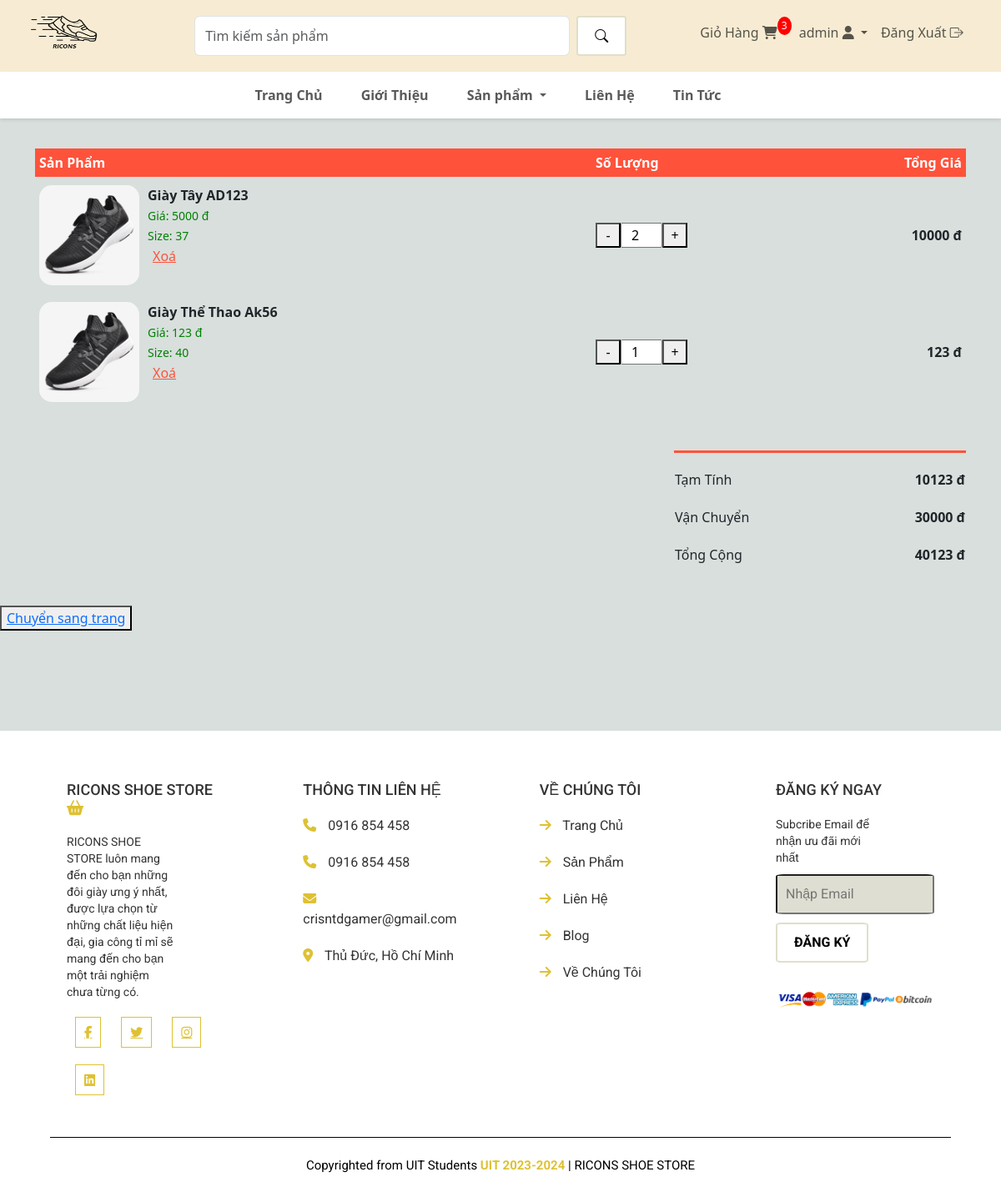
The app's page /cart/ (signed in), older data.
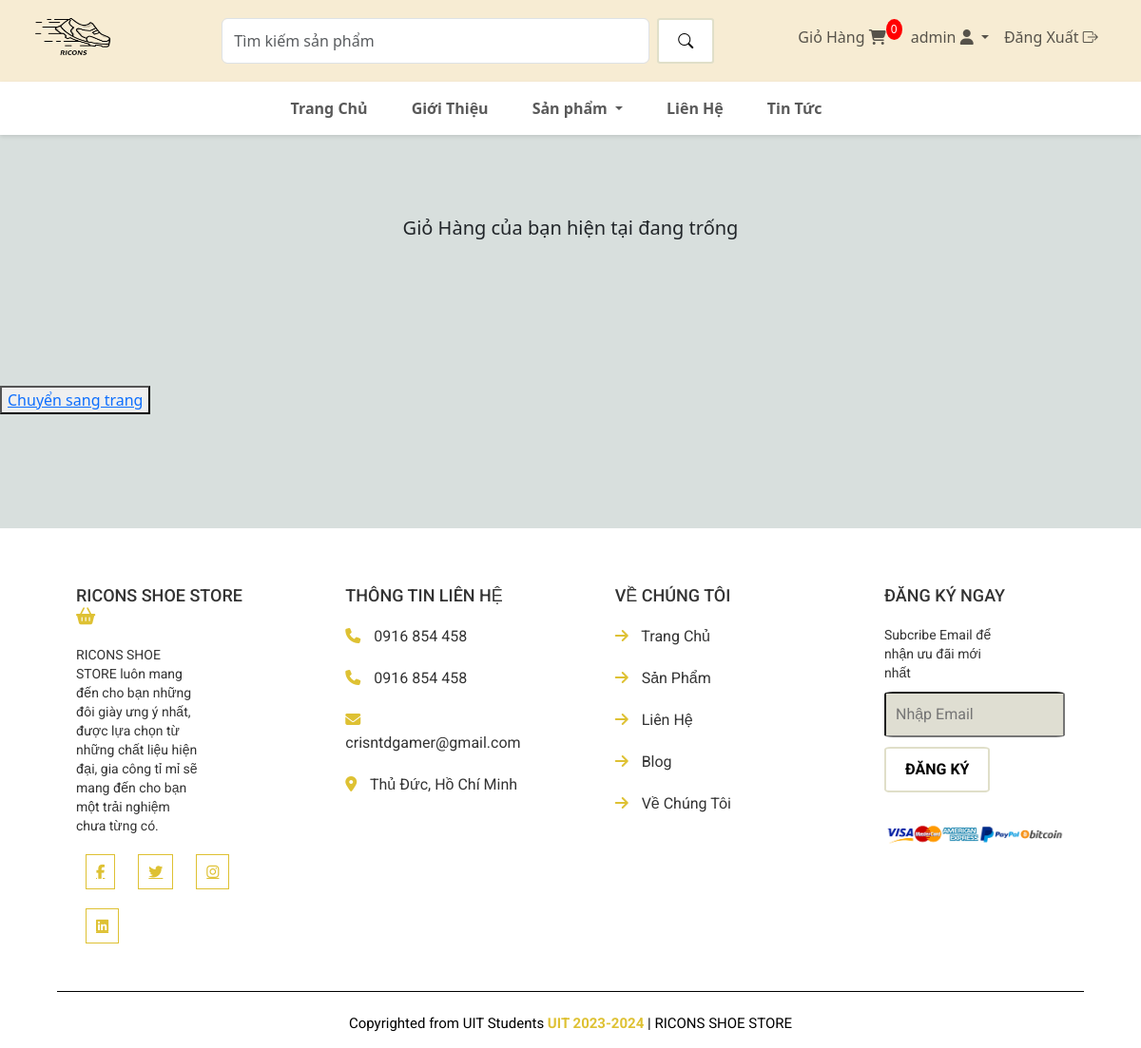
The same page, newer data.
### app/models.py (models this page shows, shortened)
class MucGioHang(models.Model):
    san_pham = models.ForeignKey(SanPham, on_delete=models.SET_NULL, blank=True, null=True)
    gio_hang = models.ForeignKey(GioHang, on_delete=models.SET_NULL, blank=True, null=True)
    so_luong = models.IntegerField(default=0, null=True, blank=True)
    ngay_them = models.DateTimeField(auto_now_add=True)
    kich_thuoc = models.IntegerField(max_length=10, default=37)
    def tinh_tong_gia_cua_tung_muc(self):
        if self.san_pham.gia_km:
            tong_gia = self.san_pham.gia_km * self.so_luong
        else:
            tong_gia = self.san_pham.gia * self.so_luong
        return tong_gia

class SanPham(models.Model):
    the_loai = models.ForeignKey(TheLoai, on_delete=models.CASCADE, default=1)
    ten = models.CharField(max_length=300, null=True, blank=False)
    gia = models.IntegerField(blank=False)
    hinh = models.ImageField(null=True, blank=True)
    khuyen_mai = models.BooleanField(default=False)
    gia_km = models.IntegerField(blank=True, null=True)
    mo_ta = models.CharField(max_length=500, default='', blank=True)

### app/views.py (the view)
# urls.py: path('cart/', views.cart, name='cart'),
def cart(request):
    theloai_list = TheLoai.objects.all()
    gio_hang = GioHang.objects.filter(khach_hang=request.user, hoan_thanh=False).first()
    gia_tri_gio_hang = 0
    if gio_hang:
        muc_gio_hang = MucGioHang.objects.filter(gio_hang=gio_hang)
        for muc in muc_gio_hang:
            muc.tong_gia_cua_tung_muc = muc.tinh_tong_gia_cua_tung_muc()
            gia_tri_gio_hang += muc.tong_gia_cua_tung_muc
    else:
        muc_gio_hang = None
    context = {'muc_gio_hang' : muc_gio_hang,
               'theloai_list' : theloai_list,
               'gia_tri_gio_hang' : gia_tri_gio_hang}
    return render(request, 'app/cart.html', context)

### app/context_processors.py (called while the page is built)
def tong_san_pham_trong_gio_hang(request):
    return {
        'tong_san_pham_trong_gio_hang': lay_so_luong_san_pham_trong_gio_hang(request.user)
    }

### app/views.py (called while the page is built)
def lay_so_luong_san_pham_trong_gio_hang(user):
    if user.is_authenticated:
        gio_hang = GioHang.objects.filter(khach_hang=user, hoan_thanh=False).first()
        if gio_hang:
            muc_gio_hang = MucGioHang.objects.filter(gio_hang=gio_hang)
            tong_san_pham = 0
            for muc in muc_gio_hang:
                tong_san_pham += muc.so_luong
            return tong_san_pham
    return 0

### app/templates/app/cart.html (shortened to what this page needs)
{% extends 'app/base.html' %}
{% block cart %}
<section id="cart" class="container my-5" style="padding-top: 130px; ">
    <table>
        {% if muc_gio_hang %}
        <tr>
            <th>Sản Phẩm</th>
            <th>Số Lượng</th>
            <th>Tổng Giá</th>
        </tr>
        {% endif %}
        {% if muc_gio_hang %}
        {% for muc in muc_gio_hang %}
        <tr>
            <td>
                <div class="cart-info" onclick="window.location.href='/product_detail/{{muc.san_pham.id}}'">
                    <img src="{{muc.san_pham.hinh.url}}" alt="">
                    <div>
                        <p>{{muc.san_pham.ten}}</p>
                        <small>
                            {% if muc.san_pham.khuyen_mai == True %}
                            Giá: {{muc.san_pham.gia_km}} đ
                            {% else %}
                            Giá: {{muc.san_pham.gia}} đ
                            {% endif %}
                        </small><br>
                        <small>
                            Size: {{muc.kich_thuoc}}
                        </small><br>
                        <button class="link-button delete-item" data-mucid="{{muc.id}}">Xoá</button>
                    </div>
                </div>
            </td>
            <td>
                <div class="quantity">
                    <button class="minus">-</button>
                    <input type="number" value="{{muc.so_luong}}" min="1" style="width: 50px;">
                    <button class="plus">+</button>
                </div>
            </td>
            <td class="price">
                {{muc.tong_gia_cua_tung_muc}} đ
            </td>
        </tr>
        {% endfor %}
        {% else %}
        <tr>
            <td colspan="3" style="text-align: center; vertical-align: middle; padding: 50px;">
                <h5>Giỏ Hàng của bạn hiện tại đang trống</h5>
            </td>
        </tr>
        {% endif %}
    </table>
</section>
<div class="total-price container my-5">
    <table>
        {% if gia_tri_gio_hang != 0 %}
        <tr>
            <td>Tạm Tính</td>
            <td class="price">{{gia_tri_gio_hang}} đ</td>
        </tr>
        <tr>
            <td>Vận Chuyển</td>
            <td class="price">30000 đ</td>
        </tr>
        <tr>
            <td>Tổng Cộng</td>
            <td class="price">{{gia_tri_gio_hang|add:30000}} đ</td>
        </tr>
        {% endif %}
    </table>
</div>
<div>
    <button><a href="{% url 'checkout' %}">Chuyển sang trang</a></button>
</div>
{% endblock cart %}

### app/templates/app/base.html (shortened to what the changed rows need)
{% load static %}
<!DOCTYPE html>
<html lang="en">
<head>
    <link href="https://cdn.jsdelivr.net/npm/bootstrap@5.3.3/dist/css/bootstrap.min.css" rel="stylesheet">
    <link rel="stylesheet" href="{% static 'app/style.css' %}">
    <link rel="stylesheet" href="https://cdn.jsdelivr.net/npm/bootstrap-icons@1.11.3/font/bootstrap-icons.min.css">
    <link rel="stylesheet" href="https://cdnjs.cloudflare.com/ajax/libs/font-awesome/6.5.2/css/all.min.css">
</head>
<body>
    <div class="container-fluid sticky-top">
        <nav class="navbar navbar-expand-lg justify-content-center" style="background-color: #f7ecd3;">
            <ul class="navbar-nav">
                <li class="nav-item" style="margin-right: 10px;">
                    <a class="nav-link" href="{% url 'cart' %}">
                        Giỏ Hàng
                        <span class="cart-icon">
                            <i class="fa-solid fa-cart-shopping"></i>
                        </span>
                        <span class="cart-count">{{ tong_san_pham_trong_gio_hang }}</span>
                    </a>
                </li>
            </ul>
        </nav>
    </div>
    {% block cart %} {% endblock cart %}
</body>
</html>

Row changes from the older to the newer data that the page shows:
removed MucGioHang: san_pham.hinh (picture), san_pham.ten "Giày Tây AD123", san_pham.gia_km "5000", kich_thuoc "37", so_luong "2", tong_gia_cua_tung_muc "10000"
removed MucGioHang: san_pham.hinh (picture), san_pham.ten "Giày Thể Thao Ak56", san_pham.gia "123", kich_thuoc "40", so_luong "1", tong_gia_cua_tung_muc "123"
Text that changed along with them:
{{ tong_san_pham_trong_gio_hang }}: "3" → "0"
{{ gia_tri_gio_hang }}: "10123" → (not shown)
{{ gia_tri_gio_hang|add:30000 }}: "40123" → (not shown)
text no longer shown: "Sản Phẩm Số Lượng Tổng Giá Tạm Tính đ Vận Chuyển 30000 đ Tổng Cộng đ"
text now shown: "Giỏ Hàng của bạn hiện tại đang trống"
